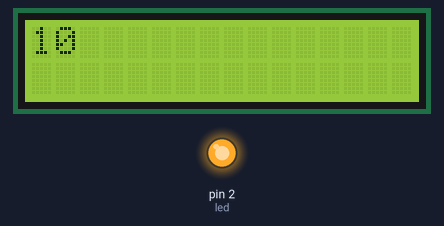
A sketch run on a simulated Arduino Uno, built with avr-gcc and run on an emulated ATmega328P. Shown: 16×2 character LCD, output pins drawn as LEDs (lit = HIGH).

Above: at 0.1 s.
At 4.9 s:
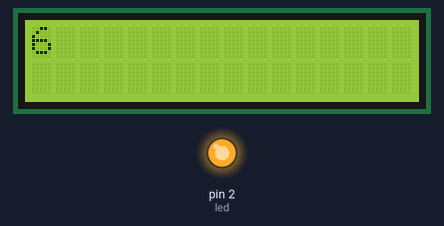
At 9.7 s:
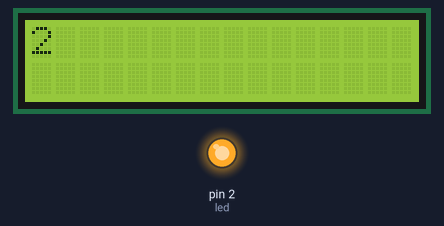
At 19.4 s:
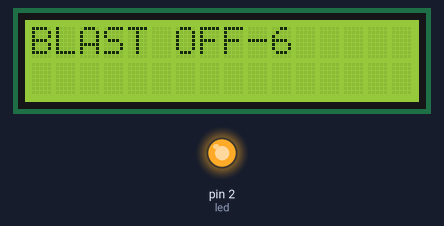
At 29.1 s:
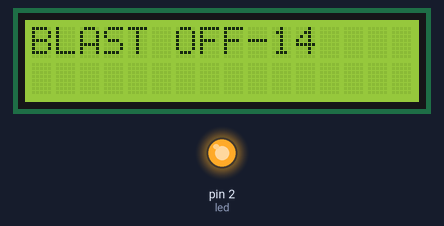
At 38.9 s:
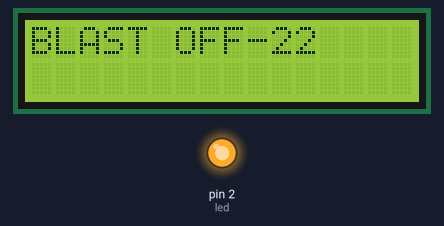

Measured:
- what the display in image 1 shows lasts 0.6 s, from 4.9 s to 5.5 s

The sketch:

LCD-code.ino
```cpp
#include <Adafruit_LiquidCrystal.h>


int seconds = 0;
int led = 2;
Adafruit_LiquidCrystal lcd(0);


void setup() {
  lcd.begin(16, 2);
  Serial.begin(9600);
  pinMode(led, OUTPUT);
  digitalWrite(led, HIGH);
}


void loop() {
  for (int i = 10; i <= 10; --i) {
    lcd.print(i);
    delay(600);
    lcd.clear();
    delay(600);
    if (i <= 0) {
      lcd.print("BLAST OFF");
    }
  }
}
```
